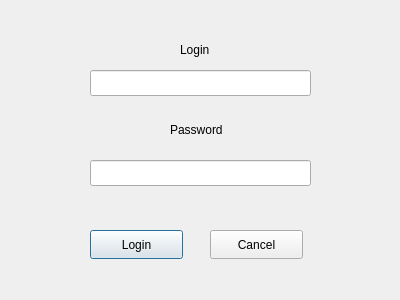
<?xml version="1.0" encoding="UTF-8"?>
<ui version="4.0">
 <class>LoginDialog</class>
 <widget class="QDialog" name="LoginDialog">
  <property name="geometry">
   <rect>
    <x>0</x>
    <y>0</y>
    <width>400</width>
    <height>300</height>
   </rect>
  </property>
  <property name="windowTitle">
   <string>Dialog</string>
  </property>
  <widget class="QLabel" name="Username">
   <property name="geometry">
    <rect>
     <x>180</x>
     <y>40</y>
     <width>41</width>
     <height>20</height>
    </rect>
   </property>
   <property name="text">
    <string>Login</string>
   </property>
  </widget>
  <widget class="QLineEdit" name="usernameEdit">
   <property name="geometry">
    <rect>
     <x>90</x>
     <y>70</y>
     <width>221</width>
     <height>26</height>
    </rect>
   </property>
   <property name="text">
    <string/>
   </property>
  </widget>
  <widget class="QLabel" name="Password">
   <property name="geometry">
    <rect>
     <x>170</x>
     <y>120</y>
     <width>71</width>
     <height>20</height>
    </rect>
   </property>
   <property name="text">
    <string>Password</string>
   </property>
  </widget>
  <widget class="QLineEdit" name="passwordEdit">
   <property name="geometry">
    <rect>
     <x>90</x>
     <y>160</y>
     <width>221</width>
     <height>26</height>
    </rect>
   </property>
  </widget>
  <widget class="QPushButton" name="loginButton">
   <property name="geometry">
    <rect>
     <x>90</x>
     <y>230</y>
     <width>93</width>
     <height>29</height>
    </rect>
   </property>
   <property name="text">
    <string>Login</string>
   </property>
  </widget>
  <widget class="QPushButton" name="cancelButton">
   <property name="geometry">
    <rect>
     <x>210</x>
     <y>230</y>
     <width>93</width>
     <height>29</height>
    </rect>
   </property>
   <property name="text">
    <string>Cancel</string>
   </property>
  </widget>
 </widget>
 <resources/>
 <connections/>
</ui>
